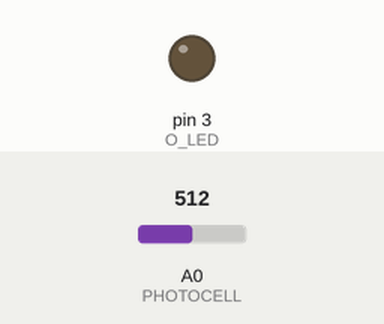
Simulated run of this sketch. Board: Arduino Uno, built with avr-gcc and run on an emulated ATmega328P. On the bench: output pins drawn as LEDs (lit = HIGH). The inputs (shaded band) are chosen by the test bench; at power-on: A0 (PHOTOCELL) = 512. What the sketch prints to the serial monitor is not drawn.

Above: at 1.2 s.
1.3 s: A0 (PHOTOCELL) set to 491
At 2.1 s:
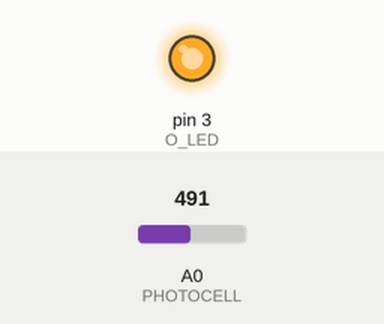
2.8 s: A0 (PHOTOCELL) set to 510
At 3.4 s:
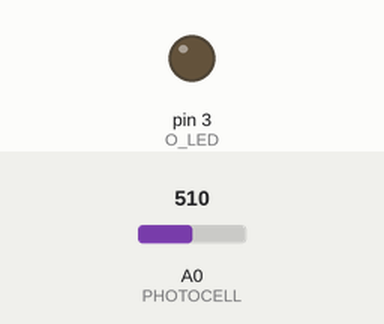
Timing chart, 0 to 5.8 s (numbered marks = the images above; inputs shaded):
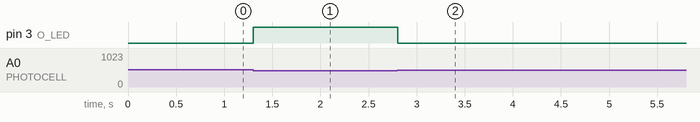

The sketch:

Feedback_Sketch.ino
```cpp
const int PHOTOCELL = A0; // Arduino pin connected to light sensor's  pin
const int O_LED          = 3;  // Arduino pin connected to LED's pin
const int ANALOG_THRESHOLD = 500;

// variables will change:
int analogValue;

void setup() {
  pinMode(O_LED, OUTPUT); // set arduino pin to output mode
  Serial.begin(9600);
}

void loop() {
  analogValue = analogRead(PHOTOCELL); // read the input on analog pin

  if(analogValue < ANALOG_THRESHOLD) {
    digitalWrite(O_LED, HIGH); // turn on LED
    Serial.print("Obstacle");

  } else digitalWrite(O_LED, LOW);  // turn off LED
}
```

Measured:
- the behaviour switches between 500 and 499 on A0 (PHOTOCELL) (found by bisection; images 0 and 1)
- after the input at 1.3 s, pin 3 (O_LED): LOW → HIGH at once
- after the input at 2.8 s, pin 3 (O_LED): HIGH → LOW at once
